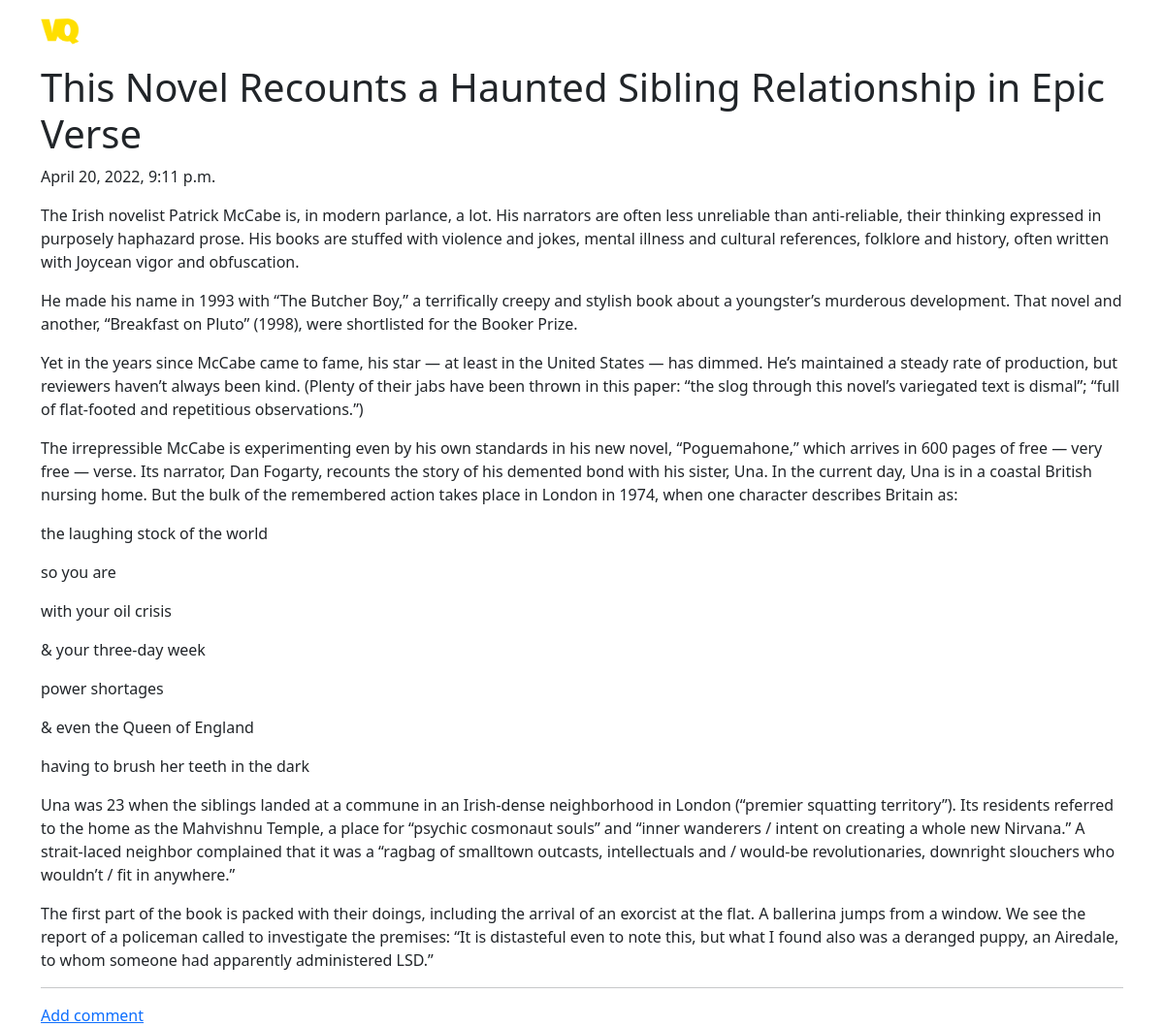
Screenshot of /post/8 with the database file from the repository.
### blog/models.py (models this page shows, shortened)
class Post(models.Model):
    author = models.ForeignKey('auth.User', on_delete=models.CASCADE)
    title = models.CharField(max_length=200)
    text = models.TextField()
    create_date = models.DateTimeField(default=timezone.now)
    published_date = models.DateTimeField(blank=True, null=True)

### blog/views.py (the view)
# urls.py: path('post/<int:pk>', PostDetailView.as_view(), name='post_detail'),
class PostDetailView(DetailView):
    model = Post

### blog/templates/blog/post_detail.html (shortened to what this page needs)
{% extends 'blog/base.html' %}
{% block content %}
    <div class="block block_theme">
        <h1 class="post_title">{{ post.title }}</h1>
        {% if post.published_date %}
            <div class="date post_date">
                {{ post.published_date }}
            </div>
        {% else %}
            <a href="{% url 'post_publish' pk=post.pk %}" class="btn btn-primary">Publish</a>
        {% endif %}
        <p class="post_content">{{ post.text|safe|linebreaksbr }}</p>
        <hr>
    </div>
    <div class="d-flex flex-column">
     <a href="{% url 'add_comment_to_post' pk=post.pk %}" class="flex-grow-4 button button-comment">Add comment</a>
    </div>
{% endblock %}

### rows the page displays
Post: title "This Novel Recounts a Haunted Sibling Relationship in Epic Verse", published_date "April 20, 2022, 9:11 p.m.", text "The Irish novelist Patrick McCabe is, in modern parlance, a lot. His narrators are often less unreliable than anti-reliable, their thinking expressed in purposely haphazard prose. His books are stuffed with violence and jokes, mental illness and cultural references, folklore and history, often written with Joycean vigor and obfuscation. He made his name in 1993 with “The Butcher Boy,” a terrifically creepy and stylish book about a youngster’s murderous development. That novel and another, “Breakfast on Pluto” (1998), were shortlisted for the Booker Prize. Yet in the years since McCabe came to fame, his star — at least in the United States — has dimmed. He’s maintained a steady rate of…"
